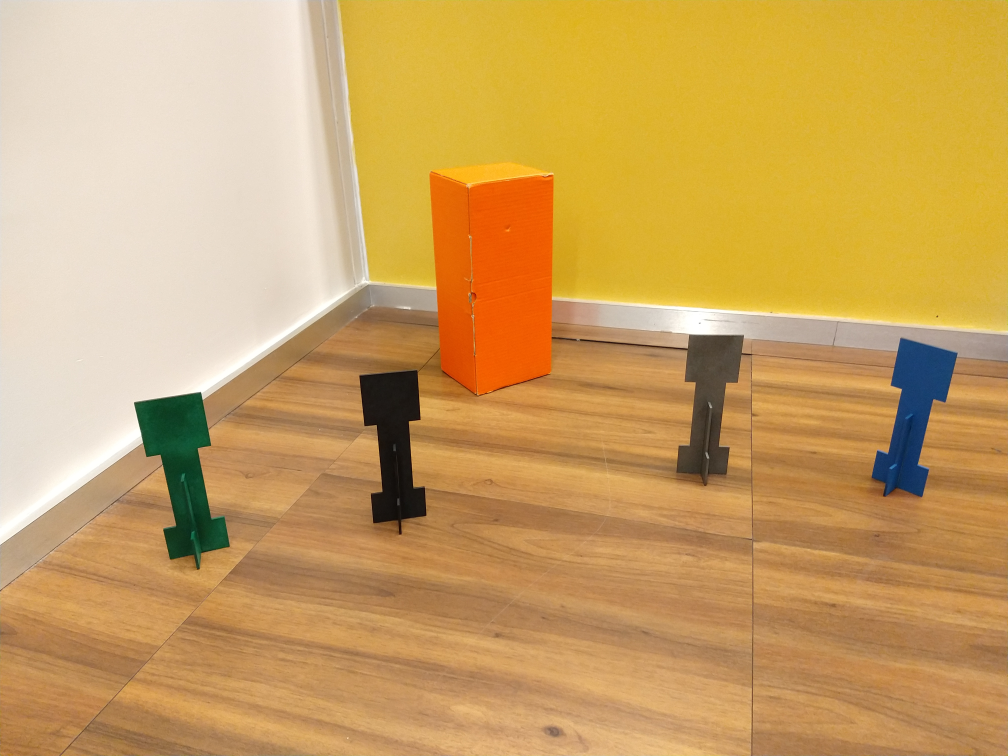
#> input picture aula01/cena_canto_sala.jpg, 4032 x 3024 px (shown at 1/4 size)
$ jupyter execute --allow-errors Atividade1_Visao.ipynb   (shell and % lines are left out)
#> lines starting #> are read from the running program, lines starting #| are printed output that depends on the picture
# Entregável 1 - visão computacional

[cell 1]
import cv2
from matplotlib import pyplot as plt
import numpy as np
import time as t
print("OpenCV Version : %s " % cv2.__version__)

# Equalização de histograma

[cell 2]
rintin = cv2.imread("RinTinTin.jpg")

#> (a cell that did not finish here is left out)

#> (a cell that did not finish here is left out)

#> (a cell that did not finish here is left out)

#> (a cell that did not finish here is left out)

#> (a cell that did not finish here is left out)

## Atividade 1

Realize as seguintes atividades:

1. O histograma fornecido aproveita bem as faixas de cores?
2. Crie uma imagem derivada da imagem fornecida que use melhor a faixa dinâmica, ou seja, tenha o valor dos seus pixels distribuídos entre `0` e `255`.
3. Plote a imagem pedida

1. Não, é notável que a faixa de cor ultrapassa um pouco mais de 50, mas não aproveita até o 255.

#> (a cell that did not finish here is left out)

## Atividade 2

Leia com a OpenCV a figura abaixo:

Separe os canais  R e B das imagens e analise seus histogramas.

1. A partir dos canais R e B e da análise do histograma é possível identificar a caixa vermelha e o creeper azul?

1. Crie uma imagem numpy em que somente os pixels da caixa vermelha estão brancos e faça seu plot aqui. Você vai precisar usar manipulação de canais RGB. Use o [ExemploFor.ipynb](ExemploFor.ipynb) .

[cell 9]
img = cv2.imread("cena_canto_sala.jpg")
#> img is the input picture: shape (3024, 4032, 3); mean B, G, R 97.9, 161.9, 202.2
img = cv2.cvtColor(img, cv2.COLOR_BGR2RGB)
plt.imshow(img)

print(img.shape)
#| (3024, 4032, 3)

[cell 10]
img_r = img[:,:,0]
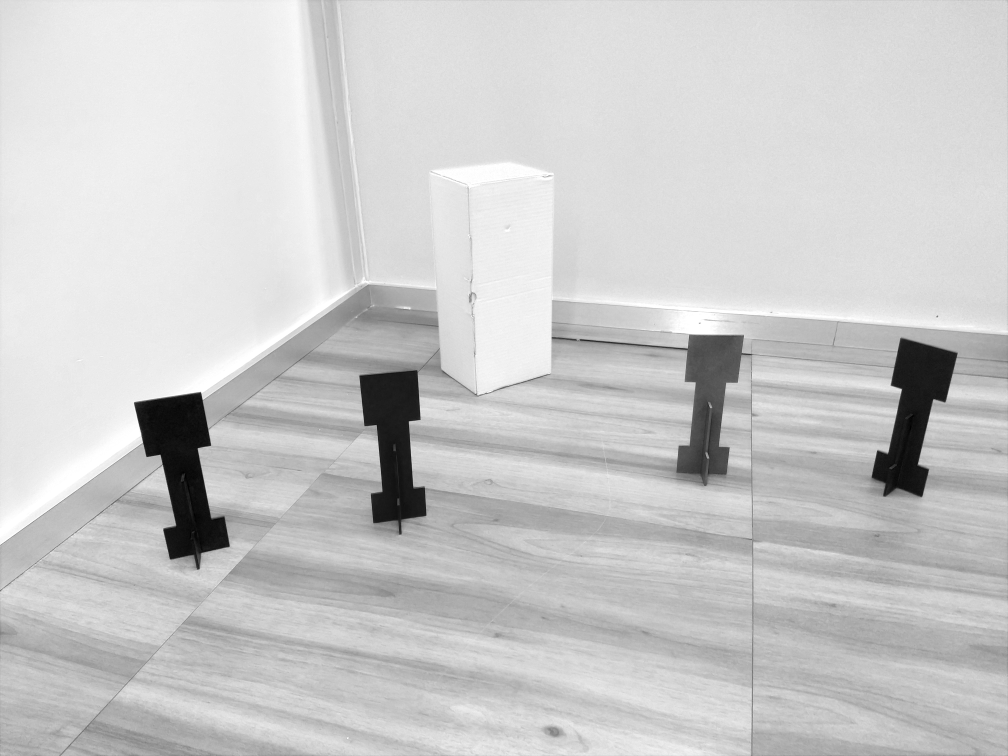
#> img_r: shape (3024, 4032) (shown at 1/4 size); min 0, max 255, mean 202.2
plt.imshow(img_r, cmap="Greys_r");

[cell 11]
img_b = img[:,:,2]
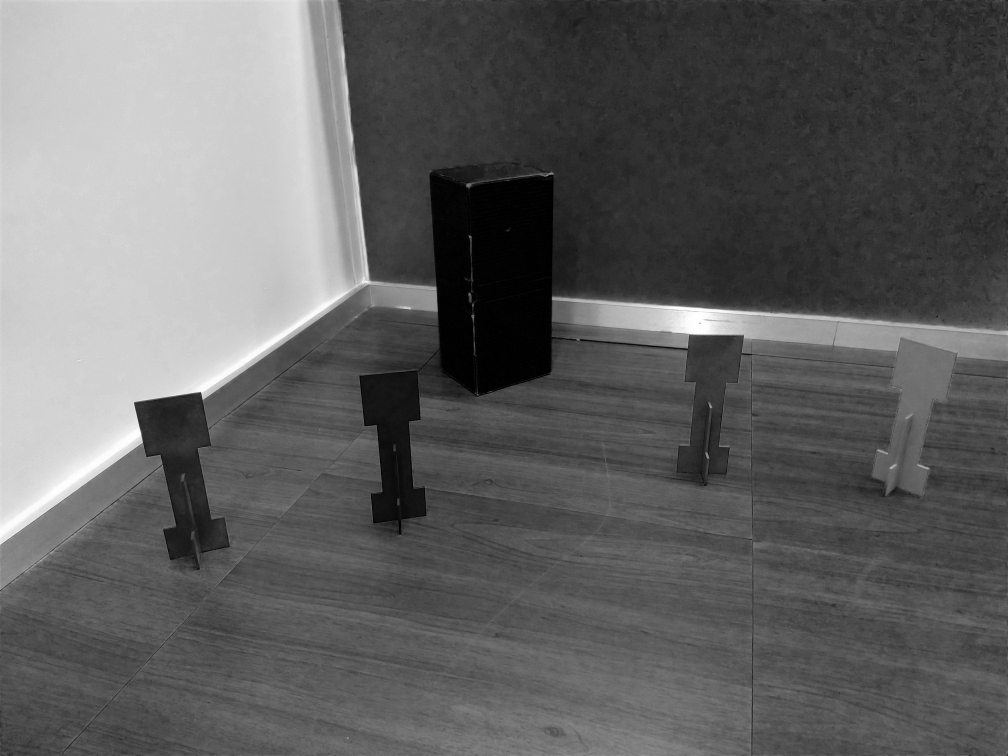
#> img_b: shape (3024, 4032) (shown at 1/4 size); min 0, max 255, mean 97.9
plt.imshow(img_b, cmap="Greys_r");

[cell 12]
hist,bins = np.histogram(img_r.flatten(),256,[0,256])
#> hist = 256 values, max 370619 at index 221, min 134 at index 1, mean 47628; bins = 257 values from 0 to 256

cdf = hist.cumsum()
#> cdf = 256 values from 393 to 12192768
cdf_normalized = cdf * hist.max()/ cdf.max()
#> cdf_normalized = 256 values from 11.95 to 370619

plt.hist(img_r.flatten(),256,[0,256], color = 'r')
plt.xlim([0,256])
plt.legend(('cdf','histogram'), loc = 'upper left')
plt.show()
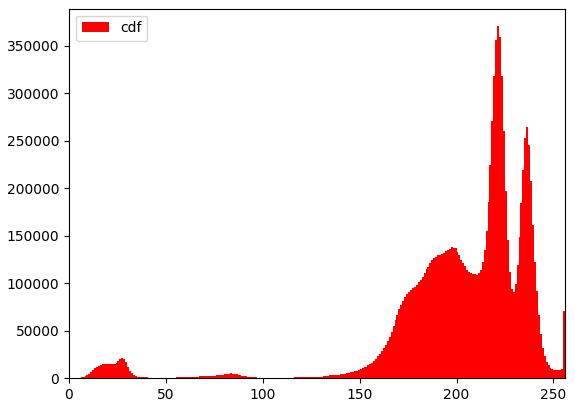
#> figure drawn by matplotlib, 1 panel; tallest bar 370619 high, from x = 221 to 222

hist,bins = np.histogram(img_b.flatten(),256,[0,256])
#> hist = 256 values, max 223761 at index 208, min 65 at index 254, mean 47628

cdf = hist.cumsum()
#> cdf = 256 values from 143238 to 12192768
cdf_normalized = cdf * hist.max()/ cdf.max()
#> cdf_normalized = 256 values from 2628.7 to 223761

plt.hist(img_b.flatten(),256,[0,256], color = 'b')
plt.xlim([0,256])
plt.legend(('cdf','histogram'), loc = 'upper left')
plt.show()
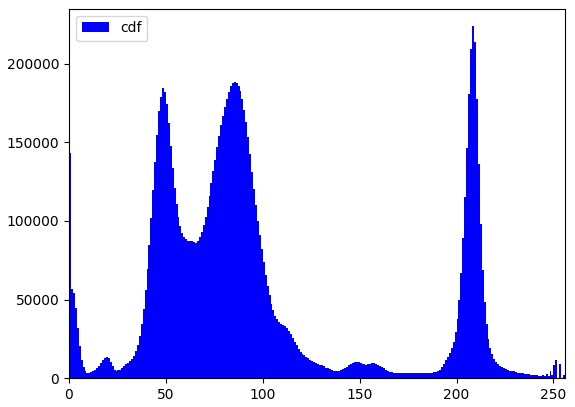
#> figure drawn by matplotlib, 1 panel; tallest bar 223761 high, from x = 208 to 209

[cell 13]
img_r.shape
#> Out = (3024, 4032)

[cell 14]
img_saida = img_r.copy()

[cell 15]
img_saida.shape
#> Out = (3024, 4032)

[cell 16]
img_saida[:] = 0
#> img_saida: shape (3024, 4032); every value is 0
plt.imshow(img_saida, cmap="Greys_r")

img_saida = np.zeros((3024, 4032), dtype=np.uint8)
for i in range(img_saida.shape[0]):
    for j in range(img_saida.shape[1]):
        img_saida[i][j] = img_r[i][j]
